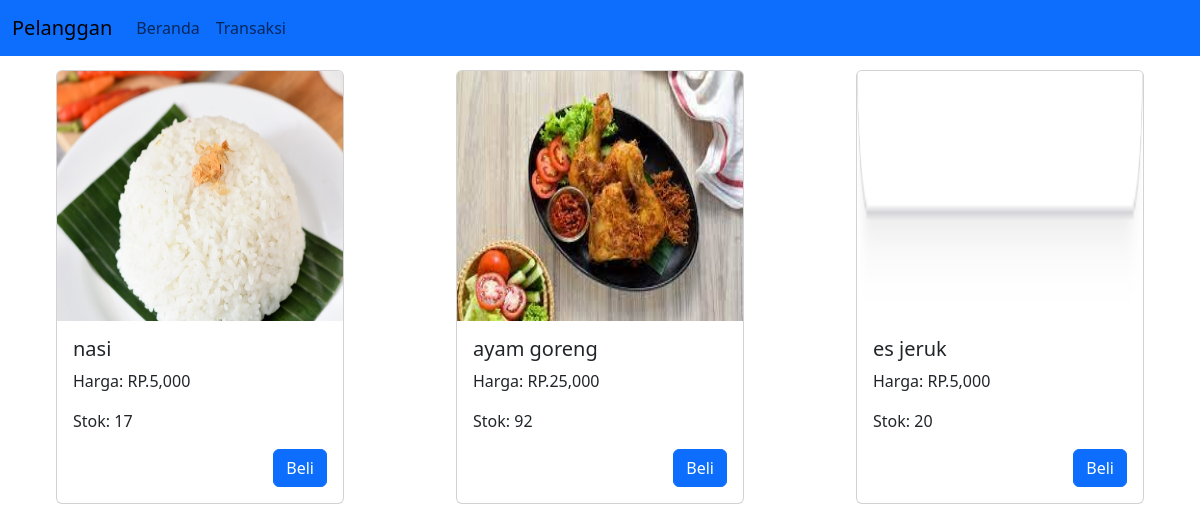
Screenshot of /pilihmenu.php with the database file from the repository.
### tables this page shows
CREATE TABLE `produk` (
  `idproduk` int(11) NOT NULL,
  `nama` varchar(255) NOT NULL,
  `harga` decimal(10,2) NOT NULL,
  `stok` int(11) NOT NULL,
  `Terjual` int(11) NOT NULL,
  `foto` varchar(255) DEFAULT NULL
);

### pilihmenu.php (the view, shortened to what this page needs)
<?php
include("conn/koneksi.php");
include("header.php");
?>
<body>
    <nav class="navbar navbar-expand-lg navbar-primary bg-primary fixed-top">
        <div class="container-fluid">
            <a class="navbar-brand" href="#">Pelanggan</a>
            <div class="navbar-collapse">
                <ul class="navbar-nav">
                    <li class="nav-item">
                        <a class="nav-link" href="pilihmenu.php">Beranda</a>
                    </li>
                    <li class="nav-item">
                        <a class="nav-link" href="transaksi.php">Transaksi</a>
                    </li>
                </ul>
            </div>
        </div>
    </nav>
    <div class="main-content">
        <div class="card-container">
            <?php
            $sql = $koneksi->query("SELECT * FROM produk");
            while ($data= $sql->fetch_assoc()) {
                ?>
                <div class='card' style='width: 18rem; margin: 10px;'>
                    <?php echo "<img class='card-img-top' src='foto/" . $data['foto'] . "' width='230' height='250'>" ?>
                    <div class='card-body'>
                        <h5 class='card-title'><?php echo $data['nama']?></h5>
                        <p class='card-text'>Harga: RP.<?php echo number_format($data['harga']) ?></p>
                        <p class='card-text'>Stok: <?php echo $data['stok']?></p>
                        <a href='transaksi.php' class='btn btn-md btn-primary float-end'>Beli</a>
                    </div>
                </div>
                <?php
            }
            ?>
        </div>
    </div>
</body>

### header.php (shortened to what this page needs)
<!DOCTYPE html>
<html lang="en">
<head>
    <link href="assets/css/bootstrap.min.css" rel="stylesheet">
</head>
</body>
</html>

### pilihmenu.php (style rules this page uses)
.main-content { margin-top: 60px; }
.card-container { display: flex; flex-wrap: wrap; justify-content: space-around; }
.card { margin-bottom: 20px; }

### rows the page displays
produk: foto (picture), nama "nasi", harga "5,000", stok "17"
produk: foto (picture), nama "ayam goreng", harga "25,000", stok "92"
produk: foto (picture), nama "es jeruk", harga "5,000", stok "20"
